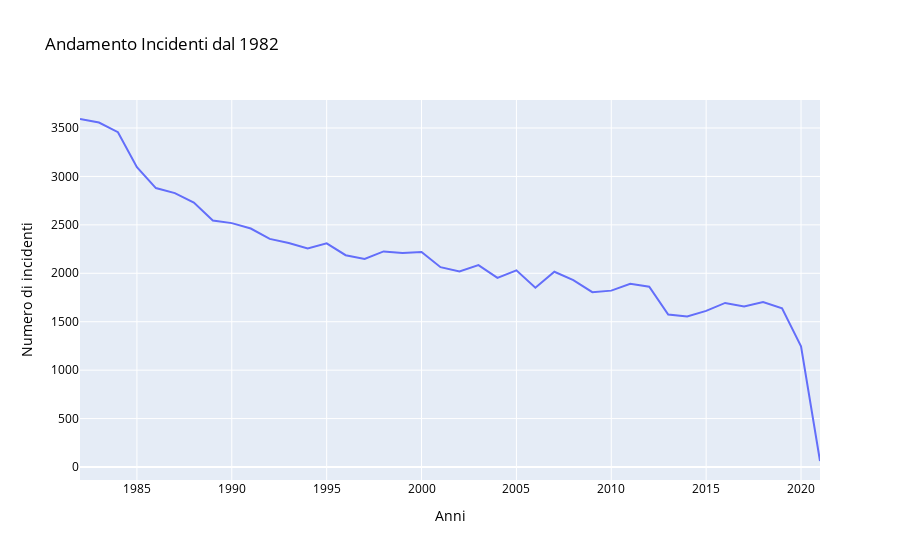

Notebook source saved alongside this figure:
### Markdown cell above
<h2>Analisti dei dati</h2>
<h3>1. Andamento Incidenti dal 1982</h3>
<p>In questo grafico si analizza l'andamento degli incidenti dal 1982 fino a febbraio 2021.</p>
<h4>Osservazioni:</h4>
<p>Si osserva come è presente un evidente calo degli incidenti nel corso degli anni. Si passa da 3593 incidenti del 1982 a 1638 incidenti dell'anno 2019. Si considera maggiormente l'anno 2019 rispetto all'anno 2020 perchè esso non ha subito una diminuzione mondiale dei voli per causa della pandemia. L'anno 2021, nel quale si osserva una forte diminuzione degli incidenti (62),  non puó essere considetato in quanto non vi sono registrati gli incidenti di 10 mesi.</p>
<h4>Grafico:</h4>

### Code cell
a = aviation_slim[(aviation_slim['Investigation.Type'] != 'UNKNOWN') & (aviation_slim['year'] > 1981)]
a = a.groupby('year').year.count().reset_index(name="count")
fig = px.line(a, x='year',y='count' ,title='Andamento Incidenti dal 1982')
fig.update_layout(
    title="Andamento Incidenti dal 1982",
    xaxis_title="Anni",
    yaxis_title="Numero di incidenti",
    font=dict(
        size=12,
        color="Black"
    )
)
fig.show()

### Figure 1 — Plotly figure (JSON) as saved in the notebook; plotly's stock layout.template omitted (floating-point values rounded to 4 significant figures)
{"data": [{"hovertemplate": "year=%{x}<br>count=%{y}<extra></extra>", "legendgroup": "", "line": {"color": "#636efa", "dash": "solid"}, "marker": {"symbol": "circle"}, "mode": "lines", "name": "", "orientation": "v", "showlegend": false, "type": "scatter", "x": [1982, 1983, 1984, 1985, 1986, 1987, 1988, 1989, 1990, 1991, 1992, 1993, 1994, 1995, 1996, 1997, 1998, 1999, 2000, 2001, 2002, 2003, 2004, 2005, 2006, 2007, 2008, 2009, 2010, 2011, 2012, 2013, 2014, 2015, 2016, 2017, 2018, 2019, 2020, 2021], "xaxis": "x", "y": [3593, 3556, 3457, 3096, 2880, 2828, 2730, 2544, 2518, 2462, 2355, 2313, 2257, 2309, 2187, 2148, 2226, 2209, 2220, 2063, 2020, 2085, 1952, 2031, 1851, 2016, 1930, 1805, 1821, 1891, 1861, 1575, 1554, 1612, 1694, 1658, 1703, 1638, 1246, 62], "yaxis": "y"}], "layout": {"autosize": true, "font": {"color": "Black", "size": 12}, "legend": {"tracegroupgap": 0}, "title": {"text": "Andamento Incidenti dal 1982"}, "xaxis": {"anchor": "y", "autorange": true, "domain": [0, 1], "range": [1982, 2021], "title": {"text": "Anni"}, "type": "linear"}, "yaxis": {"anchor": "x", "autorange": true, "domain": [0, 1], "range": [-134.2, 3789.0], "title": {"text": "Numero di incidenti"}, "type": "linear"}}}
